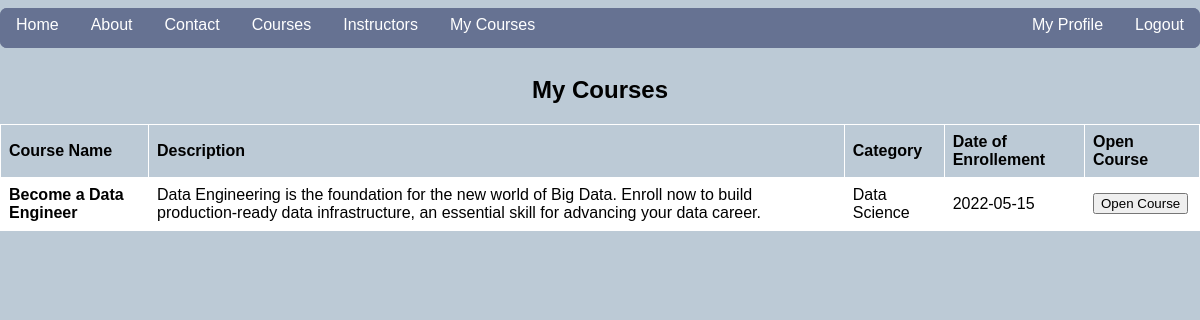
Screenshot of /my_courses.php (signed in) with the database file from the repository.
### tables this page shows
CREATE TABLE `enrollments` (
  `Username` varchar(30) NOT NULL,
  `EnrolledCourses` int(11) NOT NULL,
  `DateOfEnroll` date NOT NULL
);

CREATE TABLE `courses` (
  `ID` int(11) NOT NULL,
  `Name` text NOT NULL,
  `Description` text NOT NULL,
  `Category` varchar(40) NOT NULL,
  `Duration` int(11) NOT NULL,
  `Price` float NOT NULL,
  `IntroVideo` text NOT NULL,
  `InstructorID` int(11) NOT NULL
);

### my_courses.php (the view, shortened to what this page needs)
<?php
$hostname = "localhost";
$user = "root";
$pass = "";
$dbname = "learnonline";
$dbc = mysqli_connect($hostname, $user, $pass, $dbname) or die('could not connect to database');
mysqli_set_charset($dbc, "utf8");
?>
<!DOCTYPE html>
<html lang="en">
<head>
    <link rel="stylesheet" href="styles.css">
</head>
<body>
<nav class="bar">
        <a href="HomePage.php" class="button bar-item">Home</a>
        <a href="about.php" class="button bar-item">About</a>
        <a href="contact.php" class="button bar-item">Contact</a>
        <a href="courses.php" class="button bar-item">Courses</a>
        <a href="instructors.php" class="button bar-item">Instructors</a>
        <?php
        if (isset($_SESSION['loggedin'])) {
            echo '<a href="my_courses.php" class="button bar-item">My Courses</a>';
            echo '<a href="logout.php" class="button bar-item-right">Logout</a>';
            echo '<a href="my_profile.php" class="button bar-item-right">My Profile</a>';
        } else {
            echo '<a href="Login.php" class="button bar-item-right">LOG IN</a>
            <a href="register.php" class="button bar-item-right">SIGN UP</a>';
        }
        ?>
    </nav>
    <div class="flex-center">
        <h2>My Courses</h2>
    </div>
    <div class="flex-center">
        <table>
            <tr>
                <th>Course Name</th>
                <th>Description</th>
                <th>Category</th>
                <th>Date of Enrollement</th>
                <th>Open Course </th>
            </tr>
            <?php
                $username = $_SESSION['username'];
                $query = mysqli_query($dbc, "SELECT * FROM enrollments where Username = '$username'");
                $results = array();
                while ($result_row = mysqli_fetch_assoc($query))
                    $results[] = $result_row;
                foreach ($results as $result) {
                    $id = $result['EnrolledCourses'];
                    $date = $result['DateOfEnroll'];
                    $query2 = mysqli_query($dbc,"SELECT * from courses where ID = '$id'");
                    $result = mysqli_fetch_row($query2);
                    $course_name = $result[1];
                    $course_desc = $result[2];
                    $categ = $result[3];
                    echo "
            <tr>
            <td><b>$course_name</b></td>
            <td> $course_desc</td>
            <td> $categ</td>
            <td>$date</td>
            <td>
            <form action='course_1.php' method='post'>
                <input type='text' name='course_id'  value='$id' style='display:none'>
                <input type='submit' value='Open Course' name='open_course'>
            </form>
            </td>
            </tr>";
                }
            ?>
        </table>
    </div>
</body>
</html>

### styles.css (style rules this page uses)
html { background-color: #bccad6; -webkit-background-size: cover; -moz-background-size: cover; -o-background-size: cover; background-size: cover; height: 100%; padding: 0px; margin: 0px; }
body { height: 100%; padding: 0px; margin: 0px; }
* { font-family: 'Trebuchet MS', sans-serif; }
.bar { color: white; background-color: #667292; width: 100%; height: 40px; overflow: hidden; border-radius: 7px; margin: 8px 0px; }
.bar-item { padding: 8px 16px; float: left; width: auto; height: 100%; vertical-align: middle; }
.button { background-color: inherit; color: inherit; text-decoration: none; }
.bar-item-right { padding: 8px 16px; float: right; width: auto; height: 100%; vertical-align: middle; }
.flex-center { display: flex; justify-content: center; flex-wrap: wrap; }
table { border-collapse: collapse; width: 100%; }
td, th { border: 1px solid white; text-align: left; padding: 8px; }
tr:nth-child(even) { background-color: white; }

### rows the page displays
enrollments: courses.Name "Become a Data Engineer", courses.Description "Data Engineering is the foundation for the new world of Big Data. Enroll now to build production-ready data infrastructure, an essential skill for advancing your data career.", courses.Category "Data Science", DateOfEnroll "2022-05-15"
